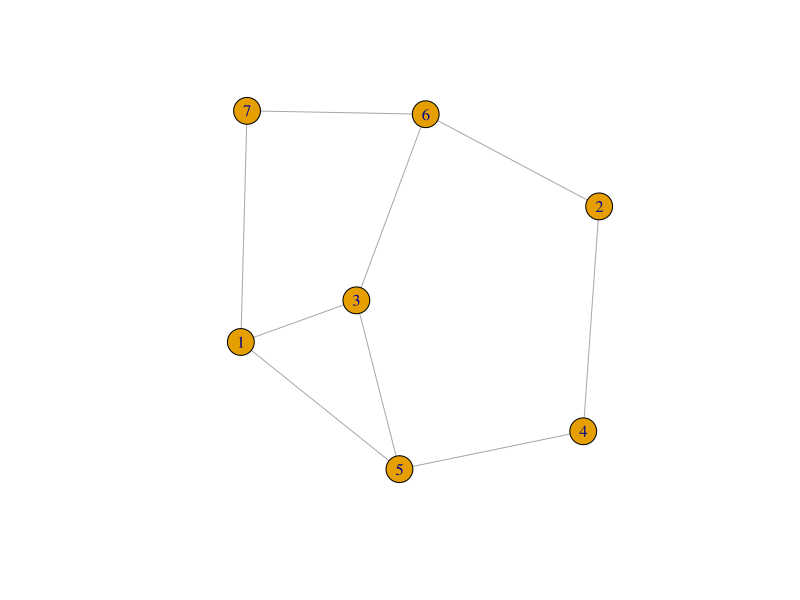
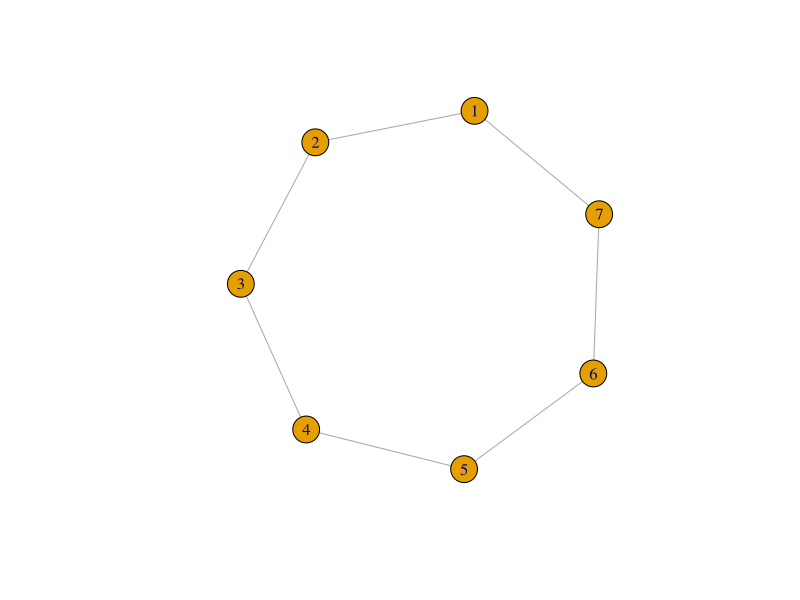
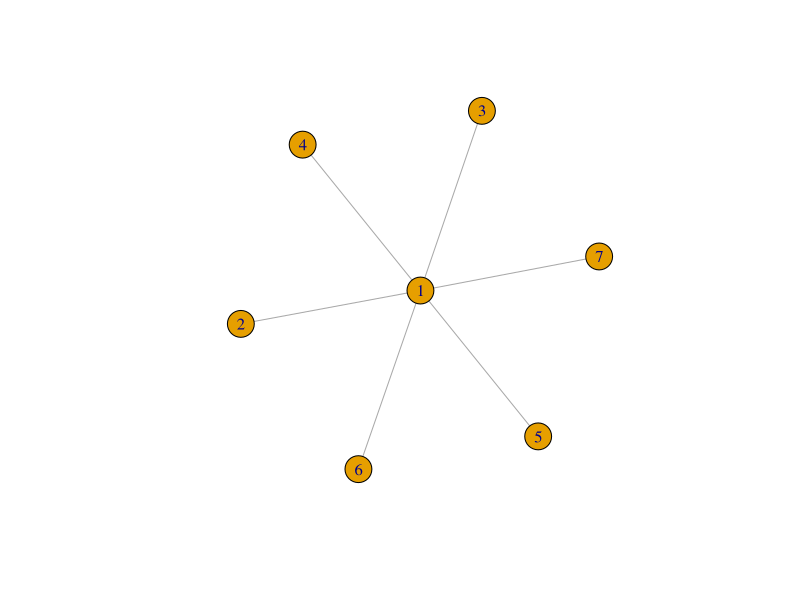
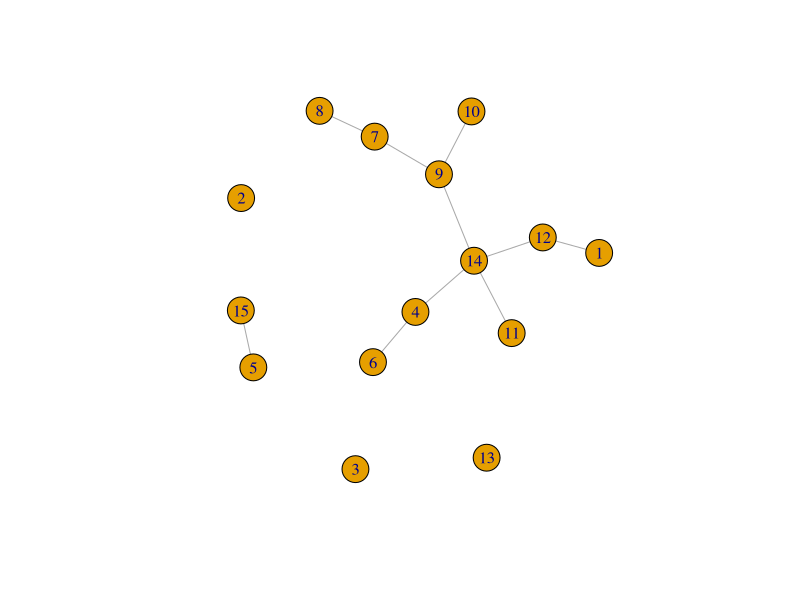
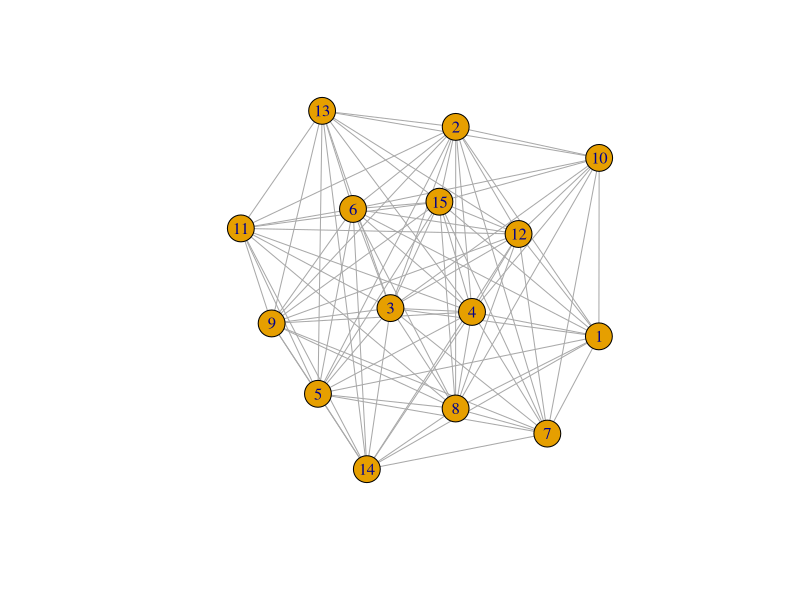
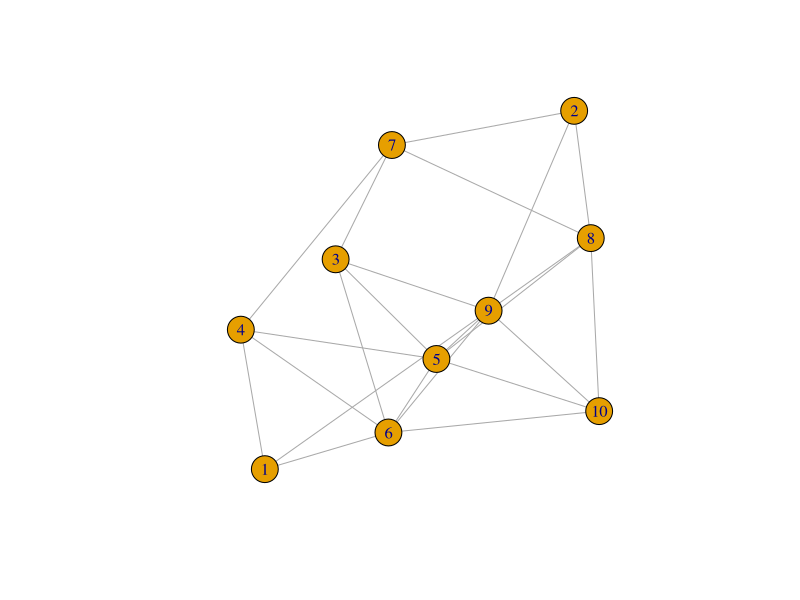
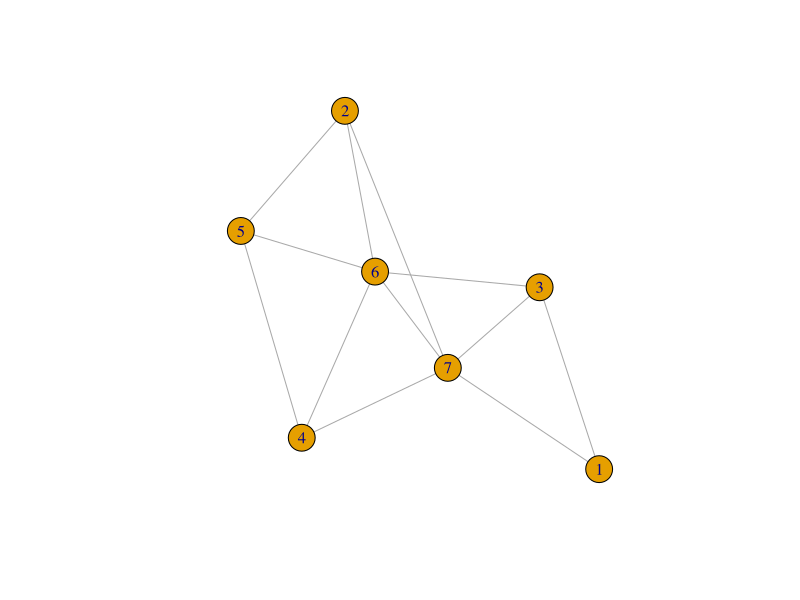

Write R code to recreate these figures, in order.
## ---- chunk 1
knitr::opts_chunk$set(echo = FALSE)
library(igraph)
set.seed(420)
## ---- chunk 2
g <- erdos.renyi.game(7, 0.5)
plot(g)
## ---- chunk 3
g <- graph.ring(7)
plot(g)
## ---- chunk 4
g <- graph.star(7, mode = "undirected")
plot(g)
## ---- chunk 5
g1 <- erdos.renyi.game(15, 0.1)
g2 <- erdos.renyi.game(15, 0.9)
plot(g1)
plot(g2)
## ---- chunk 6
g <- erdos.renyi.game(10, 0.5)
plot(g)
## ---- chunk 7
g <- erdos.renyi.game(7, 0.6)
plot(g)
